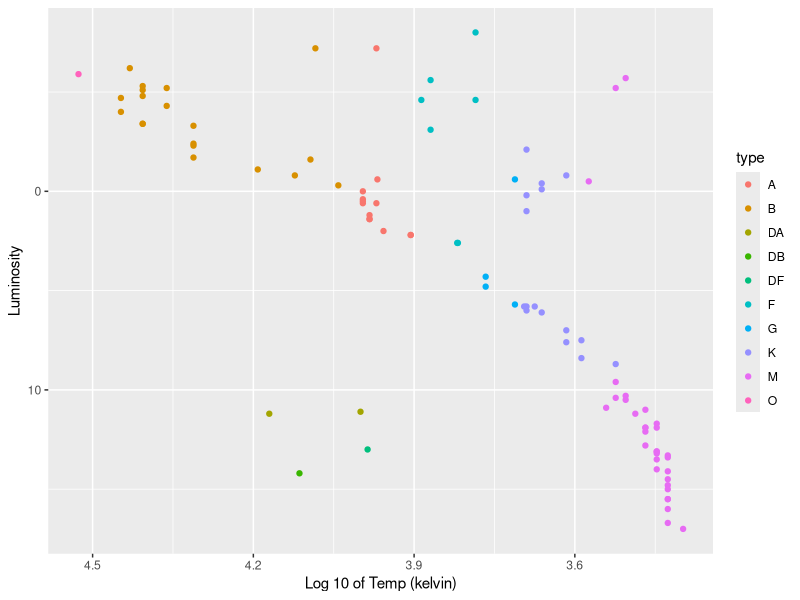

Recreate this plot in R.
library(tidyverse)
library(dslabs)
library(ggrepel)
data(stars)
options(digits = 3)  

stars <- stars %>% 
  filter(!is.na(magnitude))

smean <- mean(stars$magnitude)
ssd <- sd(stars$magnitude)

stars %>%
  ggplot(aes(log10(temp), magnitude, color = type)) +
  scale_y_reverse() +
  scale_x_continuous(trans = "reverse") +
  xlab("Log 10 of Temp (kelvin)") +
  ylab("Luminosity") +
  geom_point() 
